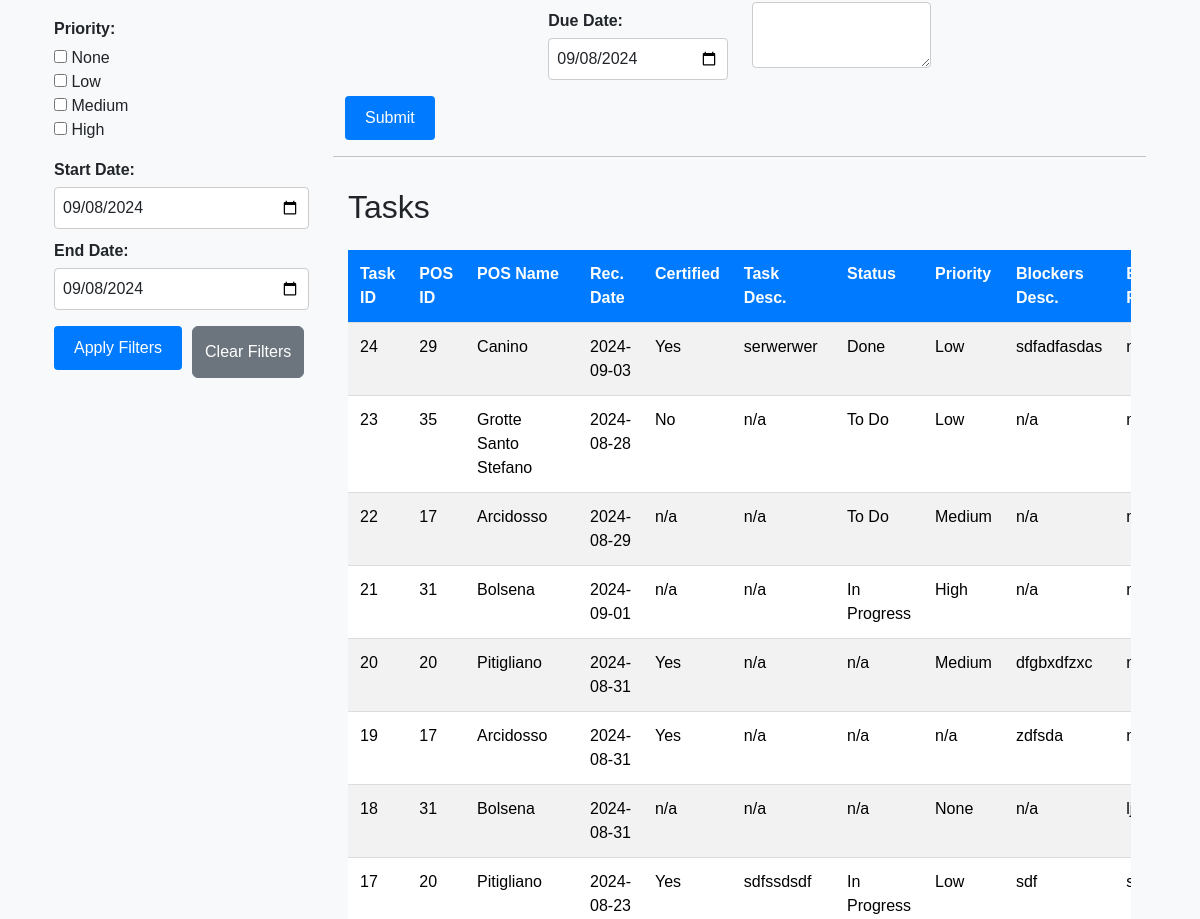
/create (signed in, middle part), run on an earlier commit of the app's database.
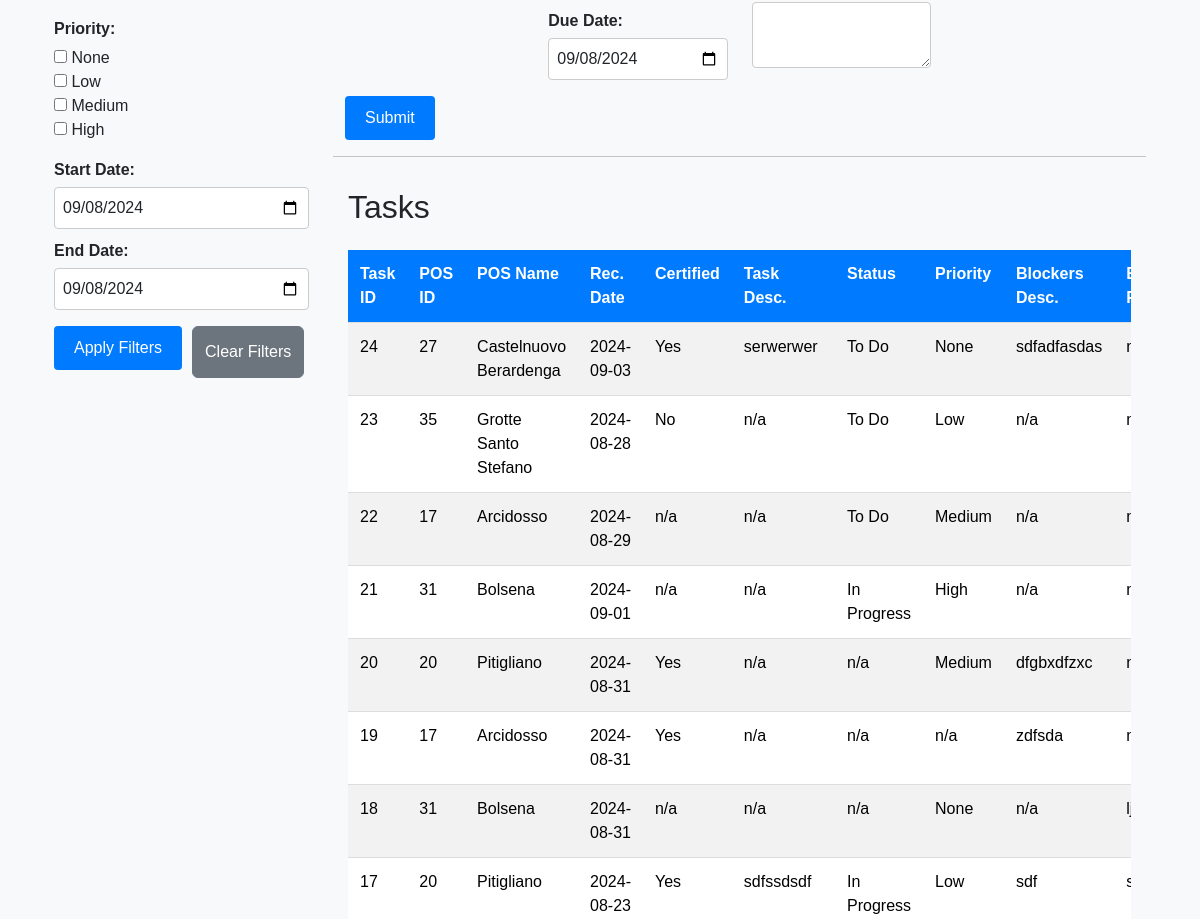
And on a later commit of the database.
### tables this page shows
CREATE TABLE tasks (
                        task_id INTEGER NOT NULL, 
                        task_desc VARCHAR, 
                        task_status VARCHAR, 
                        task_priority VARCHAR, 
                        task_start_date DATE, 
                        task_due_date DATE, 
                        task_notes VARCHAR, 
                        pos_id INTEGER NOT NULL, 
                        blocker_id INTEGER, 
                        rec_id INTEGER, 
                        PRIMARY KEY (task_id), 
                        CHECK (task_status IN ('Backlog', 'To Do', 'In Progress', 'Done')), 
                        CHECK (task_priority IN ('None', 'Low', 'Medium', 'High')),
                        FOREIGN KEY(pos_id) REFERENCES pos (pos_id),
                        FOREIGN KEY(blocker_id) REFERENCES blockers (blocker_id),
                        FOREIGN KEY(rec_id) REFERENCES rec (rec_id)
                    );

CREATE TABLE pos (
	pos_id INTEGER NOT NULL, 
	pos_name VARCHAR NOT NULL, 
	PRIMARY KEY (pos_id), 
	UNIQUE (pos_name)
);

CREATE TABLE rec (
                        rec_id INTEGER NOT NULL, 
                        rec_date DATE, 
                        rec_certified BOOLEAN, 
                        task_id INTEGER, 
                        pos_id INTEGER, 
                        blocker_id INTEGER, 
                        PRIMARY KEY (rec_id),
                        FOREIGN KEY(task_id) REFERENCES tasks (task_id),
                        FOREIGN KEY(pos_id) REFERENCES pos (pos_id),
                        FOREIGN KEY(blocker_id) REFERENCES blockers (blocker_id)
                    );

CREATE TABLE blockers (
                        blocker_id INTEGER NOT NULL, 
                        blocker_desc VARCHAR, 
                        blocker_responsible VARCHAR, 
                        blocker_resolved BOOLEAN, 
                        blocker_res_date DATE, 
                        pos_id INTEGER, 
                        rec_id INTEGER, 
                        task_id INTEGER, 
                        PRIMARY KEY (blocker_id),
                        FOREIGN KEY(pos_id) REFERENCES pos (pos_id),
                        FOREIGN KEY(rec_id) REFERENCES rec (rec_id),
                        FOREIGN KEY(task_id) REFERENCES tasks (task_id)
                    );

### app.py (the view)
@app.route("/create", methods=["GET", "POST"])
@login_required
def create_task():
    if request.method == "POST":
        pos_id = request.form.get("pos_id")
        reconciliation_date = request.form.get("reconciliation_date") or None
        certified = request.form.get("certified") or None
        description = request.form.get("description") or None
        status = request.form.get("status") or None
        priority = request.form.get("priority") or None
        start_date = request.form.get("start_date") or None
        due_date = request.form.get("due_date") or None
        notes = request.form.get("notes") or None
        blocker_desc = request.form.get("blocker_desc") or None
        blocker_responsible = request.form.get("blocker_responsible") or None
        try:
            if start_date:
                start_date = datetime.strptime(start_date, '%Y-%m-%d').date()
            if due_date:
                due_date = datetime.strptime(due_date, '%Y-%m-%d').date()
            if reconciliation_date:
                reconciliation_date = datetime.strptime(reconciliation_date, '%Y-%m-%d').date()
        except ValueError as e:
            flash("Invalid date format. Please use YYYY-MM-DD.")
            return redirect("/create")
        if not pos_id:
            flash("POS ID is required.")
            return redirect("/create")
        try:
            with engine.connect() as conn:
                task_insert = tasks_table.insert().values(
                    pos_id=pos_id,
                    task_desc=description,
                    task_status=status,
                    task_priority=priority,
                    task_start_date=start_date,
                    task_due_date=due_date,
                    task_notes=notes
                )
                result = conn.execute(task_insert)
                task_id = result.inserted_primary_key[0]  # Get the inserted task ID
                blocker_id = None
                if blocker_desc or blocker_responsible:
                    blocker_insert = blockers_table.insert().values(
                        blocker_desc=blocker_desc,
                        blocker_responsible=blocker_responsible,
                        task_id=task_id,  # Link with the new task
                        pos_id=pos_id
                    )
                    blocker_result = conn.execute(blocker_insert)
                    blocker_id = blocker_result.inserted_primary_key[0]  # Get the inserted blocker ID
                rec_id = None
                if reconciliation_date or certified is not None:
                    rec_insert = rec_table.insert().values(
                        rec_date=reconciliation_date,
                        rec_certified=(certified == 'true') if certified else None,
                        task_id=task_id,  # Link with the new task
                        pos_id=pos_id,
                        blocker_id=blocker_id  # Link with the new blocker if created
                    )
                    rec_result = conn.execute(rec_insert)
                    rec_id = rec_result.inserted_primary_key[0]  # Get the inserted rec ID
                conn.execute(
                    tasks_table.update()
                    .where(tasks_table.c.task_id == task_id)
                    .values(blocker_id=blocker_id, rec_id=rec_id)
                )
                conn.commit()
            flash("Task created successfully!")
        except Exception as e:
            logger.error(f"Error creating task: {traceback.format_exc()}")
            flash("An error occurred while creating the task.")
            return redirect("/create")
        return redirect("/tasks")
    else:
        with engine.connect() as conn:
            pos_data = conn.execute(select(pos_table.c.pos_id, pos_table.c.pos_name)).fetchall()
            query = select(
                tasks_table.c.task_id,
                tasks_table.c.task_desc,
                tasks_table.c.task_status,
                tasks_table.c.task_priority,
                tasks_table.c.task_start_date,
                tasks_table.c.task_due_date,
                tasks_table.c.task_notes,
                pos_table.c.pos_id,
                pos_table.c.pos_name,
                rec_table.c.rec_date,
                rec_table.c.rec_certified,
                blockers_table.c.blocker_desc,
                blockers_table.c.blocker_responsible
            ).select_from(
                tasks_table
                .join(pos_table, tasks_table.c.pos_id == pos_table.c.pos_id)
                .outerjoin(rec_table, tasks_table.c.rec_id == rec_table.c.rec_id)
                .outerjoin(blockers_table, tasks_table.c.blocker_id == blockers_table.c.blocker_id)
            ).order_by(desc(tasks_table.c.task_id))
            tasks = conn.execute(query).fetchall()
            formatted_tasks = []
            for task in tasks:
                formatted_tasks.append({
                    "task_id": task.task_id if task.task_id is not None else "n/a",
                    "task_desc": task.task_desc if task.task_desc is not None else "n/a",
                    "task_status": task.task_status if task.task_status is not None else "n/a",
                    "task_priority": task.task_priority if task.task_priority is not None else "n/a",
                    "task_start_date": task.task_start_date.strftime('%Y-%m-%d') if isinstance(task.task_start_date, date) else "n/a",
                    "task_due_date": task.task_due_date.strftime('%Y-%m-%d') if isinstance(task.task_due_date, date) else "n/a",
                    "task_notes": task.task_notes if task.task_notes is not None else "n/a",
                    "pos_id": task.pos_id if task.pos_id is not None else "n/a",
                    "pos_name": task.pos_name if task.pos_name is not None else "n/a",
                    "rec_date": task.rec_date.strftime('%Y-%m-%d') if isinstance(task.rec_date, date) else "n/a",
                    "rec_certified": "Yes" if task.rec_certified is True else "No" if task.rec_certified is False else "n/a",
                    "blocker_desc": task.blocker_desc if task.blocker_desc is not None else "n/a",
                    "blocker_responsible": task.blocker_responsible if task.blocker_responsible is not None else "n/a"
                })
        return render_template("create.html", pos_data=pos_data, tasks=formatted_tasks, date=date)

### helpers.py (called while the page is built)
def login_required(f):
    @wraps(f)
    def decorated_function(*args, **kwargs):
        if session.get("user_id") is None:
            return redirect("/login")
        return f(*args, **kwargs)
    return decorated_function

### templates/create.html (shortened to what this page needs)
{% extends "layout.html" %}
{% block main %}
<div class="container-fluid">
    <div class="row">
        <div class="col-md-3">
            {% include "_sidebar.html" %}
        </div>
        <div class="col-md-9">
            {% include "_create_form.html" %}
            <hr>
            {% include "_tasks_body.html" %}
        </div>
    </div>
</div>
{% endblock %}

### templates/_tasks_body.html (shortened to what this page needs)
<div class="tasks-wrapper">
    <h2 class="mt-0">Tasks</h2>
    <div class="table-responsive">
        <table class="table table-striped mt-3">
            <thead>
                <tr>
                    <th>Task ID</th>
                    <th>POS ID</th>
                    <th>POS Name</th>
                    <th>Rec. Date</th>
                    <th>Certified</th>
                    <th>Task Desc.</th>
                    <th>Status</th>
                    <th>Priority</th>
                    <th>Blockers Desc.</th>
                    <th>Blockers Resp</th>
                </tr>
            </thead>
            <tbody id="taskTableBody">
                {% for task in tasks %}
                <tr>
                    <td>{{ task.task_id }}</td>
                    <td>{{ task.pos_id }}</td>
                    <td>{{ task.pos_name }}</td>
                    <td>{{ task.rec_date }}</td>
                    <td>{{ task.rec_certified }}</td>
                    <td>{{ task.task_desc }}</td>
                    <td>{{ task.task_status }}</td>
                    <td>{{ task.task_priority }}</td>
                    <td>{{ task.blocker_desc }}</td>
                    <td>{{ task.blocker_responsible }}</td>
                </tr>
                {% endfor %}
            </tbody>
        </table>
    </div>
</div>

What changed in the data, as far as the page shows it:
changed tasks "serwerwer": pos_id "29" → "27"; pos_name "Canino" → "Castelnuovo Berardenga"; task_status "Done" → "To Do"; task_priority "Low" → "None"
